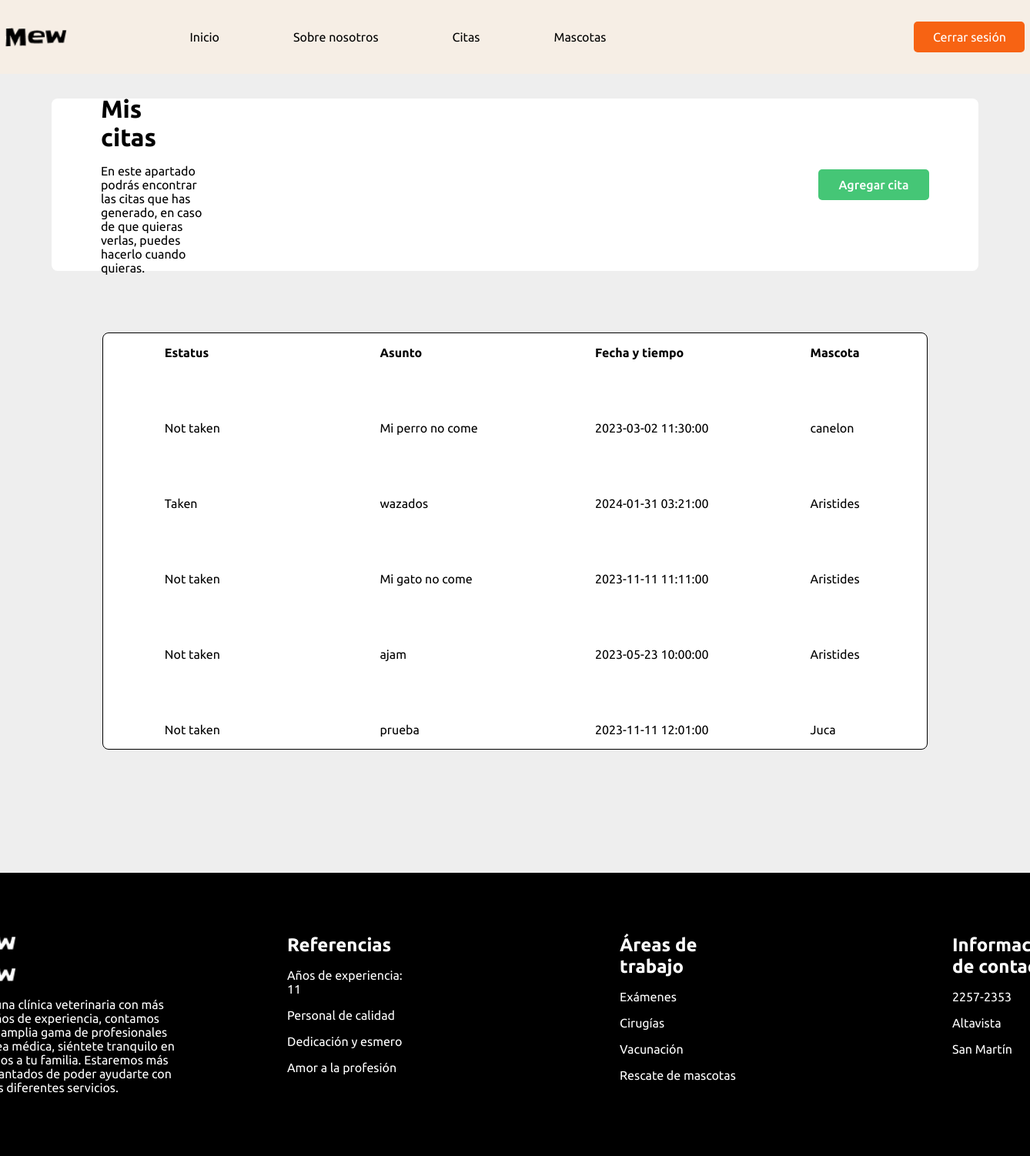
/user/php/views/vista_citas_usuario.php (signed in), run on an earlier commit of the app's database.
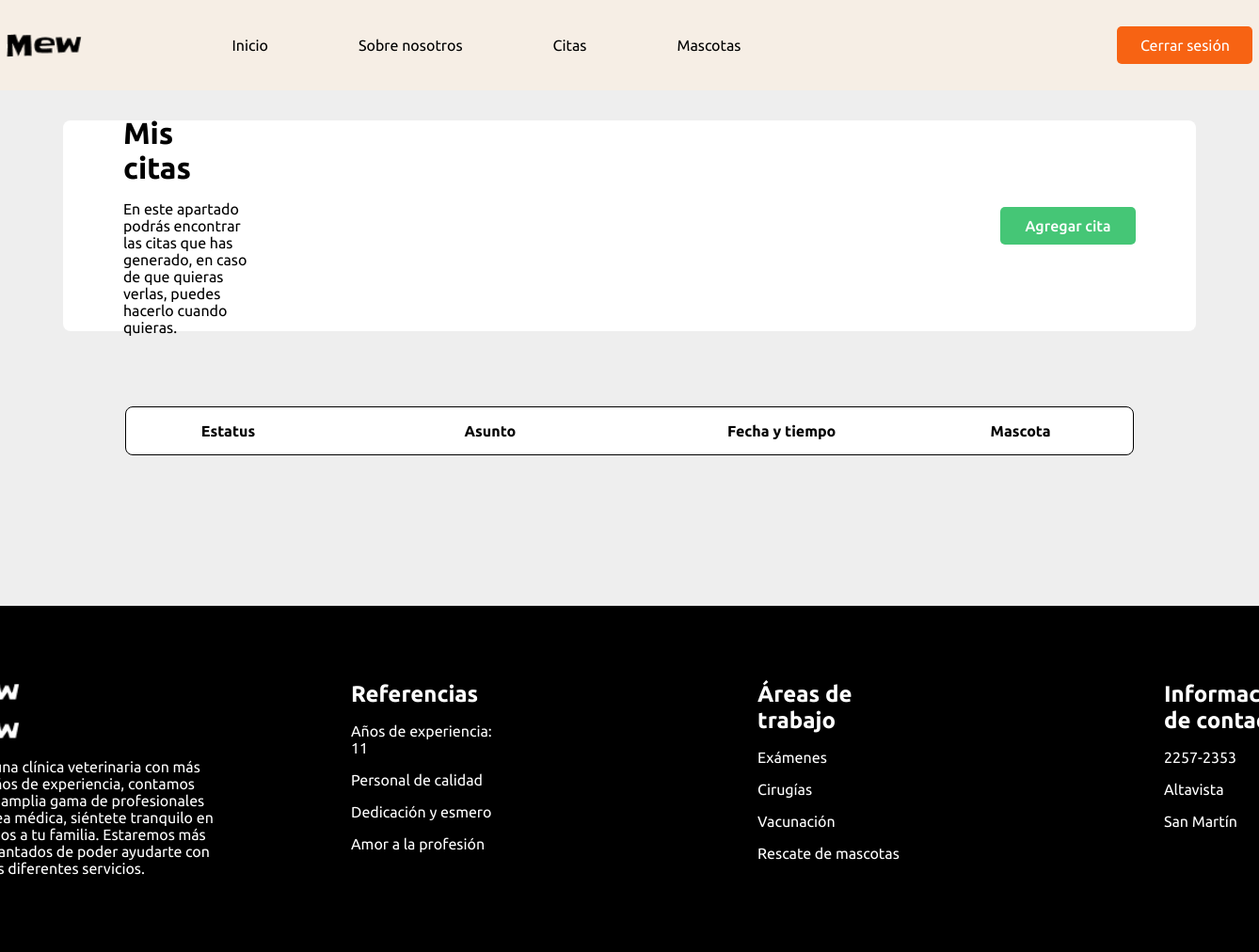
And on a later commit of the database.
### tables this page shows
CREATE TABLE `clientemascotas` (
  `id` int NOT NULL,
  `id_mascota` int NOT NULL,
  `id_cliente` int NOT NULL
);

CREATE TABLE `citas` (
  `id_cita` int NOT NULL,
  `asunto` text NOT NULL,
  `fecha` datetime NOT NULL,
  `estado` varchar(255) NOT NULL,
  `id_cliente` int NOT NULL,
  `id_mascota` int NOT NULL
);

CREATE TABLE `mascota` (
  `id` int NOT NULL,
  `nombre` varchar(255) NOT NULL,
  `especie` varchar(255) NOT NULL,
  `raza` varchar(255) NOT NULL,
  `edad` int NOT NULL,
  `genero` varchar(15) NOT NULL
);

### user/php/citas.php (called while the page is built, shortened)
<?php
$conexionBD = BD::crearInstancia();
$id_cliente = $_SESSION['usuario'];
$sql2 = "SELECT * FROM `clientemascotas` INNER JOIN citas ON clientemascotas.id_mascota = citas.id_mascota INNER JOIN mascota ON mascota.id = citas.id_mascota WHERE citas.id_cliente = $id_cliente";
$consulta = $conexionBD->prepare($sql2);
$consulta->execute();
$clienteCitas = $consulta->fetchAll(PDO::FETCH_ASSOC);
?>

### user/php/views/vista_citas_usuario.php (the view, shortened to what this page needs)
<?php
include('../templates/header.php');
include('../citas.php');
?>
    <link rel="stylesheet" href="../../css/styles_citas.css">
    <div class="padre-citas">
        <div class="agregar-cita">
            <div class="text1">
                <h1>Mis citas</h1>
                <p>En este apartado podrás encontrar las citas que has generado, en caso de que quieras verlas, puedes hacerlo cuando quieras.</p>
            </div>
            <div class="boton-citas">
                <details>
                    <summary>
                        <div class="button">
                        Agregar cita
                      </div>
                    </summary>
                  </details>
            </div>
        </div>
        <div class="tabla">
                <h4 class="p1-table">Estatus</h4>
                <h4 class="p2-table">Asunto</h4>
                <h4 class="p3-table">Fecha y tiempo</h4>
                <h4 class="p4-table">Mascota</h4>
            <?php foreach ($clienteCitas as $cita) { ?>
                <p class="p1-table"><?php echo $cita['estado'] ?></p>
                <p class="p2-table"><?php echo $cita['asunto'] ?></p>
                <p class="p3-table"><?php echo $cita['fecha'] ?></p>
                <p class="p4-table"><?php echo $cita['nombre'] ?></p>
            <?php } ?>
        </div>
    </div>
<?php
include('../templates/footer.php');
?>
</body>
</html>

What changed in the data, as far as the page shows it:
removed clientemascotas: citas.estado "Not taken", citas.asunto "Mi perro no come", citas.fecha "2023-03-02 11:30:00", id_mascota.nombre "canelon"
no longer on this page (row unchanged): clientemascotas: citas.estado "Taken", citas.asunto "wazados", citas.fecha "2024-01-31 03:21:00", id_mascota.nombre "Aristides", citas.estado "Not taken", citas.asunto "Mi gato no come", citas.fecha "2023-11-11 11:11:00", citas.asunto "ajam", citas.fecha "2023-05-23 10:00:00"
no longer on this page (row unchanged): clientemascotas: citas.estado "Not taken", citas.asunto "prueba", citas.fecha "2023-11-11 12:01:00", id_mascota.nombre "Juca"
